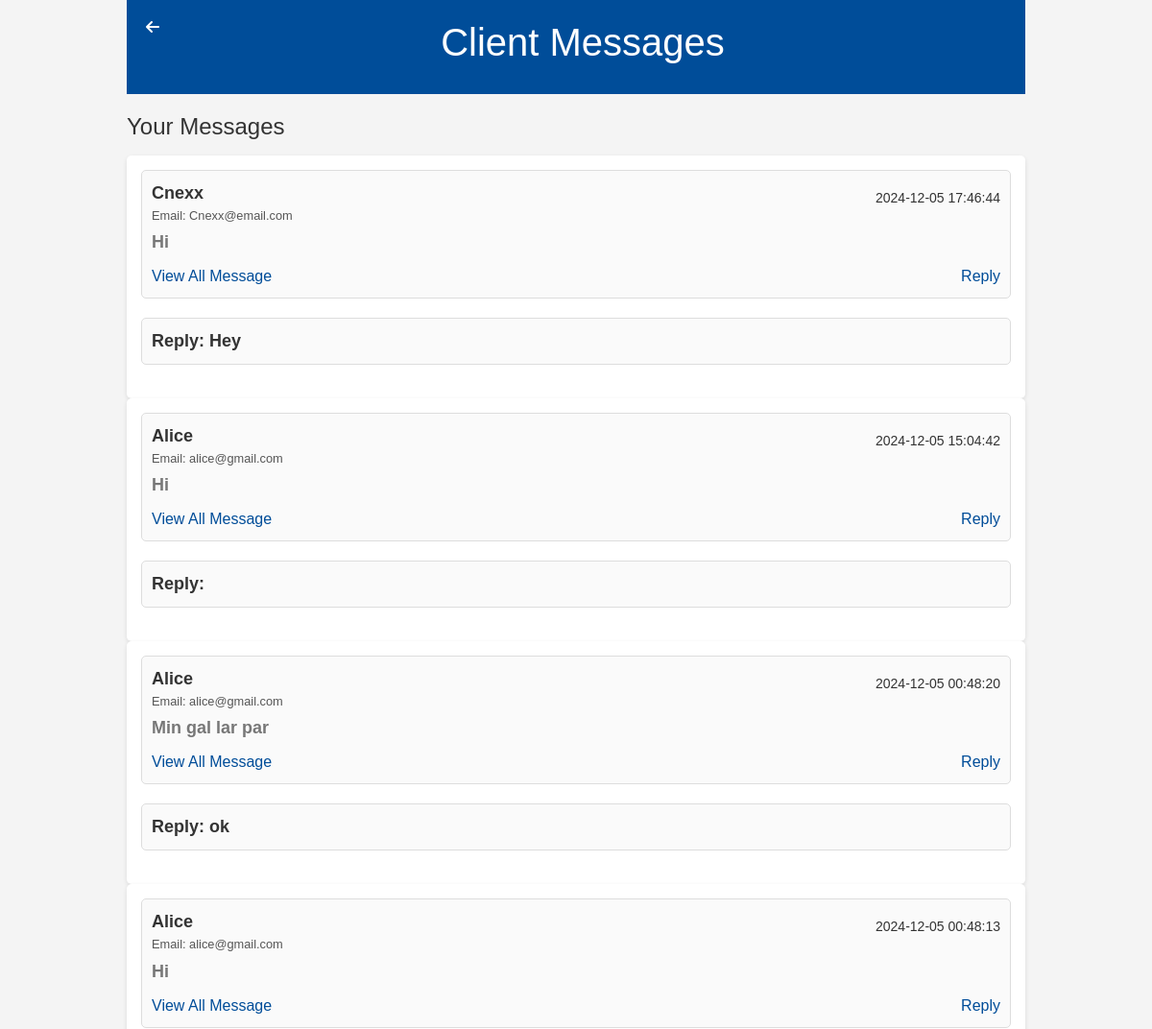
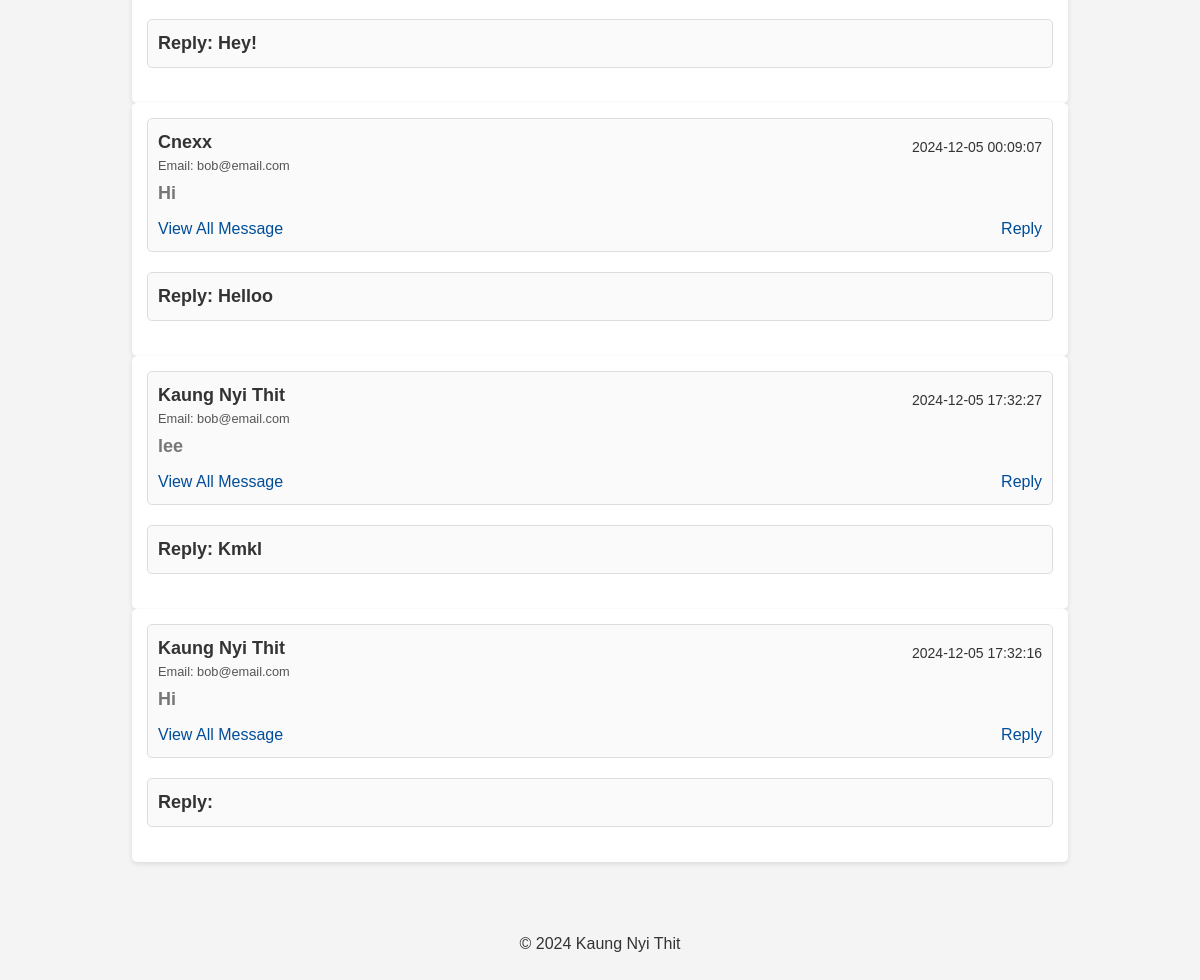
Screenshot of /inbox.php (signed in) with the database file from the repository (2 pictures, top to bottom).
### tables this page shows
CREATE TABLE `messages` (
  `id` int(11) NOT NULL,
  `name` varchar(255) NOT NULL,
  `email` varchar(255) NOT NULL,
  `message` text NOT NULL,
  `user_id` int(11) NOT NULL,
  `response` text NOT NULL,
  `created_at` datetime NOT NULL DEFAULT current_timestamp(),
  `responsed_at` datetime DEFAULT NULL
);

### classes/Helpers/Auth.php (called while the page is built, shortened)
<?php
class Auth {
    static function  check(){
        if(isset($_SESSION['user'])){
            return $_SESSION['user']  ;
        }else{
           return HTTP::redirect( '/e_s_r/signIn.php' , 'auth=fail');
        }
    }
    static function user() {
        return $_SESSION['user'] ?? null;
    }
}

### classes/Libs/Database/MySQL.php (called while the page is built, shortened)
<?php
class MySQL {
    private $dbhost;
    private $dbname;
    private $dbuser;
    private $dbpass;
    public function __construct($dbhost="localhost",
    $dbname="portfolio", $dbuser="root", $dbpass="") {
        $this->dbhost =$dbhost;
        $this->dbname =$dbname;
        $this->dbuser =$dbuser;
        $this->dbpass =$dbpass;
    }
    public function connect(){
        try{
            $this->db = new PDO(
                "mysql:dbhost=$this->dbhost;dbname=$this->dbname" ,$this->dbuser,$this->dbpass,
            [
                PDO::ATTR_ERRMODE => PDO::ERRMODE_EXCEPTION,
                PDO::ATTR_DEFAULT_FETCH_MODE => PDO::FETCH_OBJ
            ]
        );
        return $this->db;
        }catch(PDOException $e){
            echo $e->getMessage();
            exit();
        }
    }
}

### classes/Libs/Database/Table.php (called while the page is built, shortened)
<?php
class Table {
    private $db;
    public function __construct(MySQL $db)
    {
        $this->db = $db->connect();
    }
    public function allMessages()
    {
        $auth = Auth::check();
        if($auth->role === 'admin'){
            $statement = $this->db->query(
                "SELECT * FROM messages ORDER BY id DESC"
            );
        }else{
            $statement = $this->db->query(
                "SELECT * FROM messages WHERE user_id = $auth->id"
            );
        }
        return $statement->fetchAll();
    }
}

### inbox.php (the view, shortened to what this page needs)
<?php
$table = new Table(new MySQL);
$messages = $table->allMessages();
$auth = Auth::user();
?>
<!DOCTYPE html>
<html lang="en">
<head>
      <link href="css/bootstrap.min.css" rel="stylesheet" >
      <link rel="stylesheet" href="css/all.min.css">
      <link rel="stylesheet" href="css/inbox.css">
</head>
<body>
    <div class="container">
        <header>
        <a href="contact.php" class="text-white"><i class="fa-solid fa-arrow-left" style="float: left;"></i></a>
            <?php if($auth->role === "admin") : ?>
            <h1>Client Messages</h1>
            <?php else : ?>
            <h1>Message Box</h1>
            <?php endif ?>
        </header>
        <main>
            <section class="inbox">
                <h2>Your Messages</h2>
                <?php foreach($messages as $message)  : ?>
                <div class="message-list">
                    <div class="message-item">
                    <small class="mt-2" style="float:right"><?= $message->created_at ?></small>
                        <div class="sender"><?= $message->name ?></div>
                        <div class="subject">Email: <?= $message->email ?></div>
                        <div class="message-preview"><?= $message->message ?></div>
                        <?php if($auth->role === "admin") :?>
                        <a href="view_all_message.php?id=<?= $message->user_id ?>" class="view-message">View All Message</a>
                        <a href="responde_form.php?id=<?= $message->id ?>" class="view-message" style="float: right">Reply</a>
                        <?php endif?>
                    </div>
                    <div class="message-item">
                <div class="sender">Reply: <?= $message->response?></div>
                </div>
                </div>
                <?php endforeach ?>
            </section>
        </main>
        <footer>
            <p>&copy; 2024 Kaung Nyi Thit</p>
        </footer>
    </div>
</body>
</html>

### css/inbox.css (style rules this page uses)
* { margin: 0; padding: 0; box-sizing: border-box; }
body { font-family: Arial, sans-serif; background-color: #f4f4f4; color: #333; }
.container { width: 80%; margin: 0 auto; }
header { background-color: #004d99; padding: 20px; text-align: center; color: white; }
header h1 { margin-bottom: 10px; }
main { padding: 20px 0; }
.inbox h2 { font-size: 24px; margin-bottom: 15px; }
.message-list { background-color: white; padding: 15px; border-radius: 5px; box-shadow: 0 2px 5px rgba(0, 0, 0, 0.1); }
.message-item { margin-bottom: 20px; padding: 10px; border: 1px solid #ddd; border-radius: 5px; background-color: #fafafa; }
.message-item .sender { font-weight: bold; font-size: 18px; }
.message-item .subject { color: #555; font-size: 0.8rem; }
.message-item .message-preview { font-size: 18px; color: #777; margin-top: 5px; font-weight: bold; }
.view-message { display: inline-block; margin-top: 10px; color: #004d99; text-decoration: none; }
footer { text-align: center; padding: 20px; margin-top: 30px; }

### rows the page displays
messages: created_at "2024-12-05 17:46:44", name "Cnexx", email "Cnexx@email.com", message "Hi", response "Hey"
messages: created_at "2024-12-05 15:04:42", name "Alice", email "alice@gmail.com", message "Hi"
messages: created_at "2024-12-05 00:48:20", name "Alice", email "alice@gmail.com", message "Min gal lar par", response "ok"
messages: created_at "2024-12-05 00:48:13", name "Alice", email "alice@gmail.com", message "Hi", response "Hey!"
messages: created_at "2024-12-05 00:09:07", name "Cnexx", email "bob@email.com", message "Hi", response "Helloo"
messages: created_at "2024-12-05 17:32:27", name "Kaung Nyi Thit", email "bob@email.com", message "lee", response "Kmkl"
messages: created_at "2024-12-05 17:32:16", name "Kaung Nyi Thit", email "bob@email.com", message "Hi"
